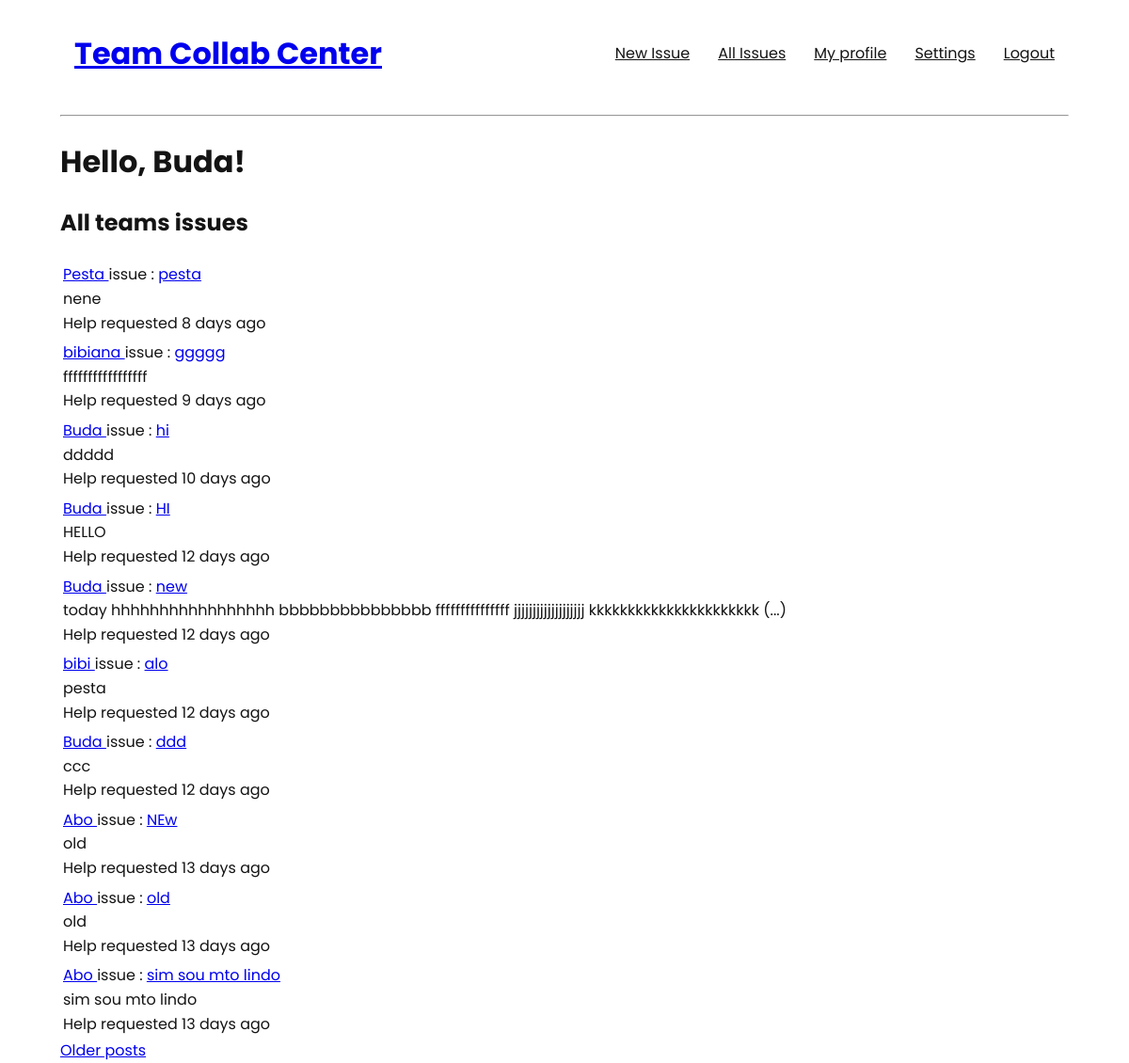
Page /explore (signed in) on the committed database.
### app/models.py (models this page shows, shortened)
class User(UserMixin, db.Model):
    __tablename__='users'
    id = db.Column(db.Integer, primary_key=True)
    username = db.Column(db.String(64), index=True, unique=True)
    email = db.Column(db.String(120), index=True, unique=True)
    password_hash = db.Column(db.String(128))
    posts = db.relationship('Post', backref='author', lazy='dynamic')
    position_id = db.Column(db.Integer, db.ForeignKey('position.id'))
    about_me = db.Column(db.String(240))
    last_seen = db.Column(db.DateTime, default=datetime.utcnow)
    team_id = db.Column(db.Integer, db.ForeignKey('teams.id'))
    comments = db.relationship('Comment', backref='comment_author', lazy='dynamic')

class Post(db.Model):
    __tablename__='posts'
    id = db.Column(db.Integer, primary_key=True)
    title = db.Column(db.String(64))
    description = db.Column(db.String(1000))
    timestamp = db.Column(db.DateTime, index=True, default=datetime.utcnow)
    user_id = db.Column(db.Integer, db.ForeignKey('users.id'))
    team_id = db.Column(db.Integer, db.ForeignKey('teams.id'))
    comments = db.relationship('Comment', backref='comment_ticket', lazy='dynamic')

### app/routes.py (the view)
@app.route('/explore')
@login_required
def explore():
    page = request.args.get('page', 1, type=int)
    posts = Post.query.order_by(Post.timestamp.desc()).paginate(
        page, app.config['POSTS_PER_PAGE'], False)
    next_url = url_for('explore', page=posts.next_num) \
        if posts.has_next else None
    prev_url = url_for('explore', page=posts.prev_num) \
        if posts.has_prev else None
    return render_template('explore.html', title='Explore', posts=posts.items,
                          next_url=next_url, prev_url=prev_url)

### app/models.py (called while the page is built)
@login.user_loader
def load_user(id):
    return User.query.get(int(id))

### app/routes.py (called while the page is built)
@app.before_request
def before_request():
    if current_user.is_authenticated:
        current_user.last_seen = datetime.utcnow()
        db.session.commit()

### app/templates/explore.html (shortened to what this page needs)
{% extends "base.html" %}
{% block content %}
    <h1>Hello, {{ current_user.username }}!</h1>
    <h2>All teams issues</h2>
    {% for post in posts %}
        {% include '_post.html' %}
    {% endfor %}
    {% if next_url %}
    <a href="{{ next_url }}">Older posts</a>
    {% endif %}
{% endblock %}

### app/templates/_post.html
<table>
    <tr valign="top">
        <td>
            <a href="{{ url_for('user', username=post.author.username) }}">
            {{ post.author.username }}
            </a>
            issue : <a href="{{ url_for('post_view', id=post.id) }}">{{ post.title }}</a>
            <br>
            {% if post.description|length < 20 %}
                {{ post.description }}
            {% else %}
                {{ post.description[0:100] }} (...)
            {% endif %}
            <br>
            Help requested {{ moment(post.timestamp).fromNow() }}
        </td>
    </tr>
</table>

### app/static/styles/style.css (style rules this page uses)
* { -webkit-box-sizing: border-box; box-sizing: border-box; }
body { font-family: 'Poppins', sans-serif; line-height: 1.6; margin: 0 4rem; color: #141414; }

### rows in the picture
User: username "Buda"
Post: author.username "Pesta", title "pesta", description "nene", timestamp "8 days ago"
Post: author.username "bibiana", title "ggggg", description "fffffffffffffffff", timestamp "9 days ago"
Post: author.username "Buda", title "hi", description "ddddd", timestamp "10 days ago"
Post: author.username "Buda", title "HI", description "HELLO", timestamp "12 days ago"
Post: author.username "Buda", title "new", description "today hhhhhhhhhhhhhhhhh bbbbbbbbbbbbbbb fffffffffffffff jjjjjjjjjjjjjjjjjjj kkkkkkkkkkkkkkkkkkkkkk", timestamp "12 days ago"
Post: author.username "bibi", title "alo", description "pesta", timestamp "12 days ago"
Post: author.username "Buda", title "ddd", description "ccc", timestamp "12 days ago"
Post: author.username "Abo", title "NEw", description "old", timestamp "13 days ago"
Post: author.username "Abo", title "old", description "old", timestamp "13 days ago"
Post: author.username "Abo", title "sim sou mto lindo", description "sim sou mto lindo", timestamp "13 days ago"
